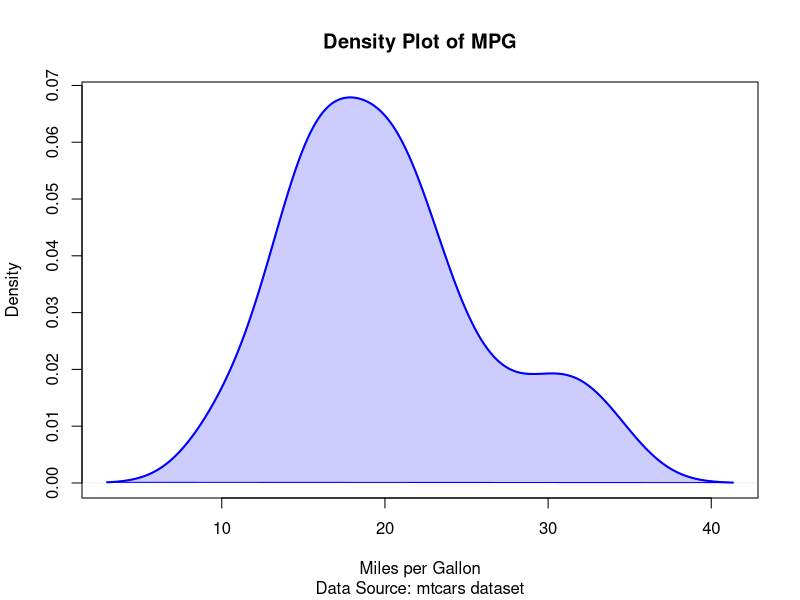

This chart was generated by the following R code:
# Step 1: Generate density object
df <- density(mtcars$mpg)   # Kernel density estimate of Miles per Gallon

# Step 2: Plot density curve
plot(df,                                    # Density object
  main  = "Density Plot of MPG",            # Plot title
  sub   = "Data Source: mtcars dataset",    # Subtitle
  xlab  = "Miles per Gallon",               # X-axis label
  ylab  = "Density",                        # Y-axis label
  col   = "blue",                         # Line color
  lwd   = 2                                 # Line width
)

# Step 3: Fill area under curve (optional for clarity)
polygon(df,                               # Density object
  col    = rgb(0, 0, 1, 0.2),             # Semi-transparent fill
  border = "blue"                       # Border color
)